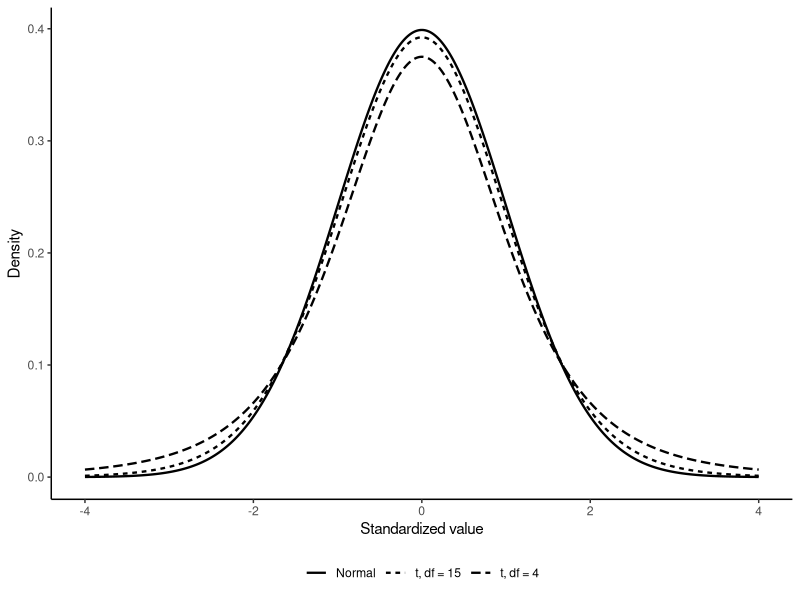

Source code (R):
## ---- chunk 1
#| label: fig-t-distributions
#| echo: false
#| warning: false
#| message: false
#| fig-cap: "With few degrees of freedom, the t distribution has heavier tails. It approaches the standard normal distribution as degrees of freedom increase."
#| fig-alt: "Three symmetric curves showing a t distribution with 4 degrees of freedom, a t distribution with 15 degrees of freedom, and the standard normal distribution."
#| fig-height: 3.1
#| fig-width: 7

library(ggplot2)

x_values <- seq(-4, 4, length.out = 1200)
t_curves <- rbind(
  data.frame(x = x_values, density = dt(x_values, df = 4), distribution = "t, df = 4"),
  data.frame(x = x_values, density = dt(x_values, df = 15), distribution = "t, df = 15"),
  data.frame(x = x_values, density = dnorm(x_values), distribution = "Normal")
)

ggplot(t_curves, aes(x = x, y = density, linetype = distribution)) +
  geom_line(linewidth = 0.8) +
  labs(x = "Standardized value", y = "Density", linetype = NULL) +
  theme_classic(base_size = 11) +
  theme(legend.position = "bottom")
